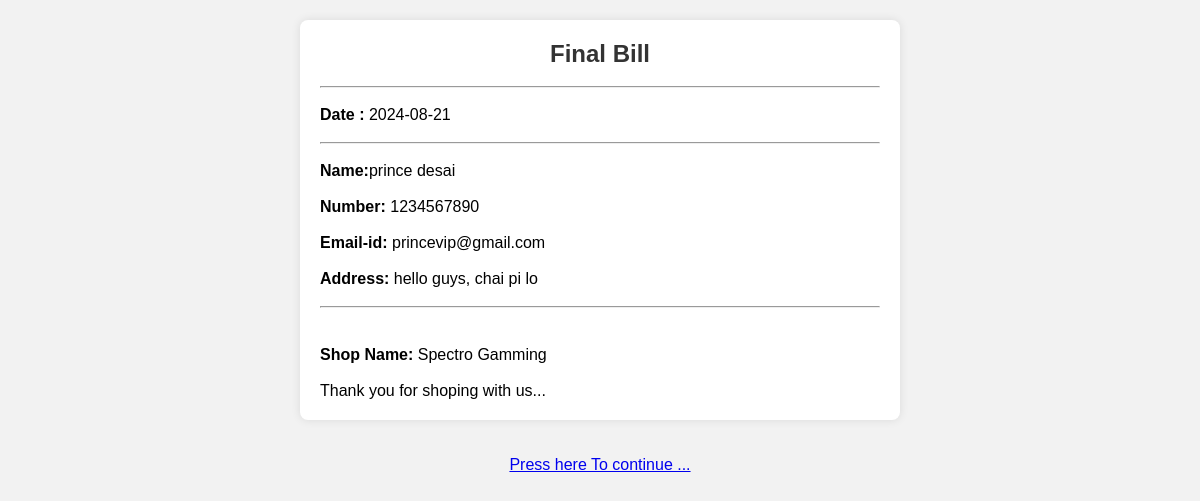
Screenshot of /bill.php (signed in) with the database file from the repository.
### tables this page shows
CREATE TABLE `user_details` (
  `uid` int(11) NOT NULL,
  `username` varchar(100) NOT NULL,
  `mobilenumber` varchar(10) NOT NULL,
  `emailid` varchar(500) NOT NULL,
  `birthdate` varchar(10) NOT NULL,
  `password` varchar(8) NOT NULL,
  `address` varchar(500) NOT NULL
);

### bill.php (the view, shortened to what this page needs)
<?php
require("connection.php");
?>
<!DOCTYPE html>
<html lang="en">
<head>
<link rel="stylesheet" href="styles.css" />
</head>
<body>
<div class="bill-container">
    <h2>Final Bill</h2><br><hr><br>
    <?php
    $mobilenumber = 0;
    $sql = "SELECT * FROM `user_details`";
    $result = mysqli_query($conn,$sql);
    while($row = mysqli_fetch_assoc($result))
    {
        if($row["username"] == $_SESSION["uname"])
        {
            $mobilenumber = $row["mobilenumber"];
            $emailid = $row["emailid"];
            $address = $row["address"];
            break;
        }
    }
    $time = date('Y-m-d'); echo "<strong>Date : </strong>".$time."<br><br><hr><br>";
    echo "
    <p><strong>Name:</strong>".$_SESSION['uname']."</p><br>
    <p><strong>Number:</strong> $mobilenumber</p><br>
    <p><strong>Email-id:</strong> $emailid</p><br>
    <p><strong>Address:</strong> $address</p><br><hr><br>
    <table>
        ";
          echo "
        </tbody>
    </table>
    ";
    ?>
    <p><strong>Shop Name:</strong> Spectro Gamming</p><br>
    <p>Thank you for shoping with us...</p>
</div>
<br><br><center><a href="game.php">Press here To continue ...</a></center>
</body>
</html>

### styles.css (style rules this page uses)
* { box-sizing: border-box; margin: 0; padding: 0; }
body { font-family: Arial; background-color: #f1f1f1; background-size: cover; padding-bottom: 60px; }
* { margin: 0; padding: 0; }

### bill.php (style rules this page uses)
body { font-family: Arial, sans-serif; background-color: #f2f2f2; margin: 0; padding: 20px; }
.bill-container { background-color: #fff; border-radius: 8px; padding: 20px; box-shadow: 0 0 10px rgba(0, 0, 0, 0.1); max-width: 600px; margin: 0 auto; }
h2 { margin-top: 0; color: #333; text-align: center; }

### rows the page displays
user_details: mobilenumber "1234567890", emailid "princevip@gmail.com", address "hello guys, chai pi lo"

### other values shown
$_SESSION['uname'] "prince desai"
